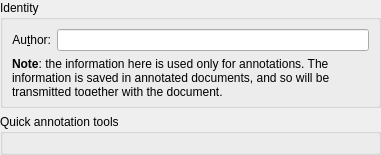
<ui version="4.0" >
 <class>DlgAnnotationsBase</class>
 <widget class="QWidget" name="DlgAnnotationsBase" >
  <property name="geometry" >
   <rect>
    <x>0</x>
    <y>0</y>
    <width>381</width>
    <height>155</height>
   </rect>
  </property>
  <layout class="QVBoxLayout" stretch="0,1,0" >
   <property name="spacing" >
    <number>6</number>
   </property>
   <property name="leftMargin" >
    <number>0</number>
   </property>
   <property name="topMargin" >
    <number>0</number>
   </property>
   <property name="rightMargin" >
    <number>0</number>
   </property>
   <property name="bottomMargin" >
    <number>0</number>
   </property>
   <item>
    <widget class="QGroupBox" name="groupBox" >
     <property name="title" >
      <string>Identity</string>
     </property>
     <layout class="QGridLayout" >
      <property name="leftMargin" >
       <number>9</number>
      </property>
      <property name="topMargin" >
       <number>9</number>
      </property>
      <property name="rightMargin" >
       <number>9</number>
      </property>
      <property name="bottomMargin" >
       <number>9</number>
      </property>
      <property name="horizontalSpacing" >
       <number>6</number>
      </property>
      <property name="verticalSpacing" >
       <number>6</number>
      </property>
      <item row="0" column="0" >
       <widget class="QLabel" name="label" >
        <property name="text" >
         <string>Au&amp;thor:</string>
        </property>
        <property name="alignment" >
         <set>Qt::AlignRight|Qt::AlignTrailing|Qt::AlignVCenter</set>
        </property>
        <property name="buddy" >
         <cstring>kcfg_IdentityAuthor</cstring>
        </property>
       </widget>
      </item>
      <item row="0" column="1" >
       <widget class="QLineEdit" name="kcfg_IdentityAuthor" />
      </item>
      <item row="1" column="0" colspan="2" >
       <widget class="QLabel" name="label_2" >
        <property name="text" >
         <string>&lt;b>Note&lt;/b>: the information here is used only for annotations. The information is saved in annotated documents, and so will be transmitted together with the document.</string>
        </property>
        <property name="alignment" >
         <set>Qt::AlignLeading|Qt::AlignLeft|Qt::AlignTop</set>
        </property>
        <property name="wordWrap" >
         <bool>true</bool>
        </property>
       </widget>
      </item>
     </layout>
    </widget>
   </item>
   <item>
    <widget class="QGroupBox" name="annotToolsGroup">
     <property name="title">
      <string>Quick annotation tools</string>
     </property>
     <layout class="QVBoxLayout" name="annotToolsPlaceholder" />
    </widget>
   </item>
   <item>
    <spacer>
     <property name="orientation" >
      <enum>Qt::Vertical</enum>
     </property>
     <property name="sizeHint" >
      <size>
       <width>20</width>
       <height>4</height>
      </size>
     </property>
    </spacer>
   </item>
  </layout>
 </widget>
 <resources/>
 <connections/>
</ui>
